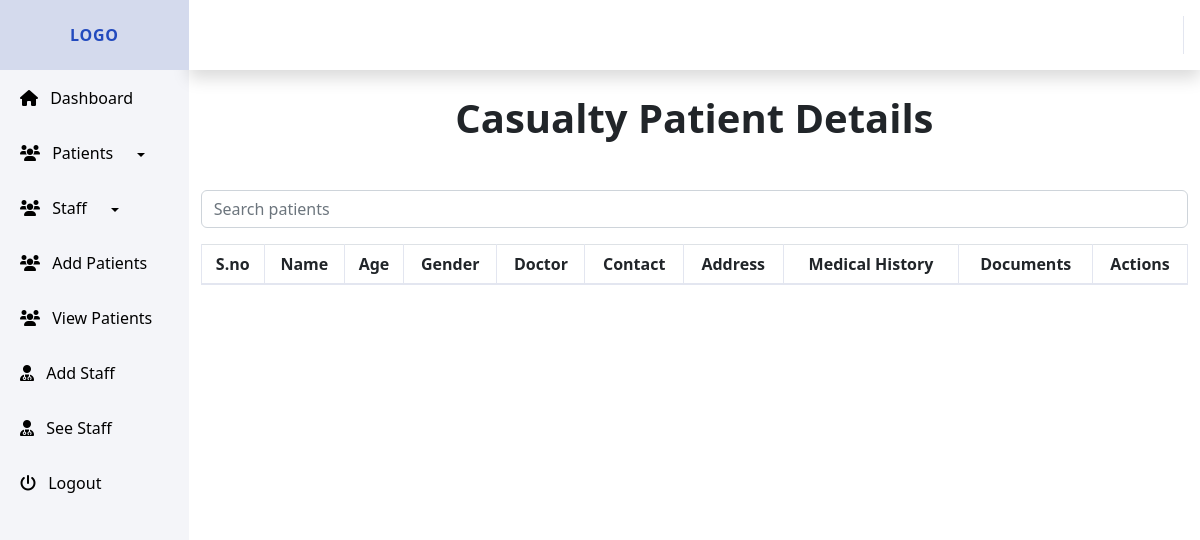
The page /modules/patients/views/causality.php on the database as committed earlier.
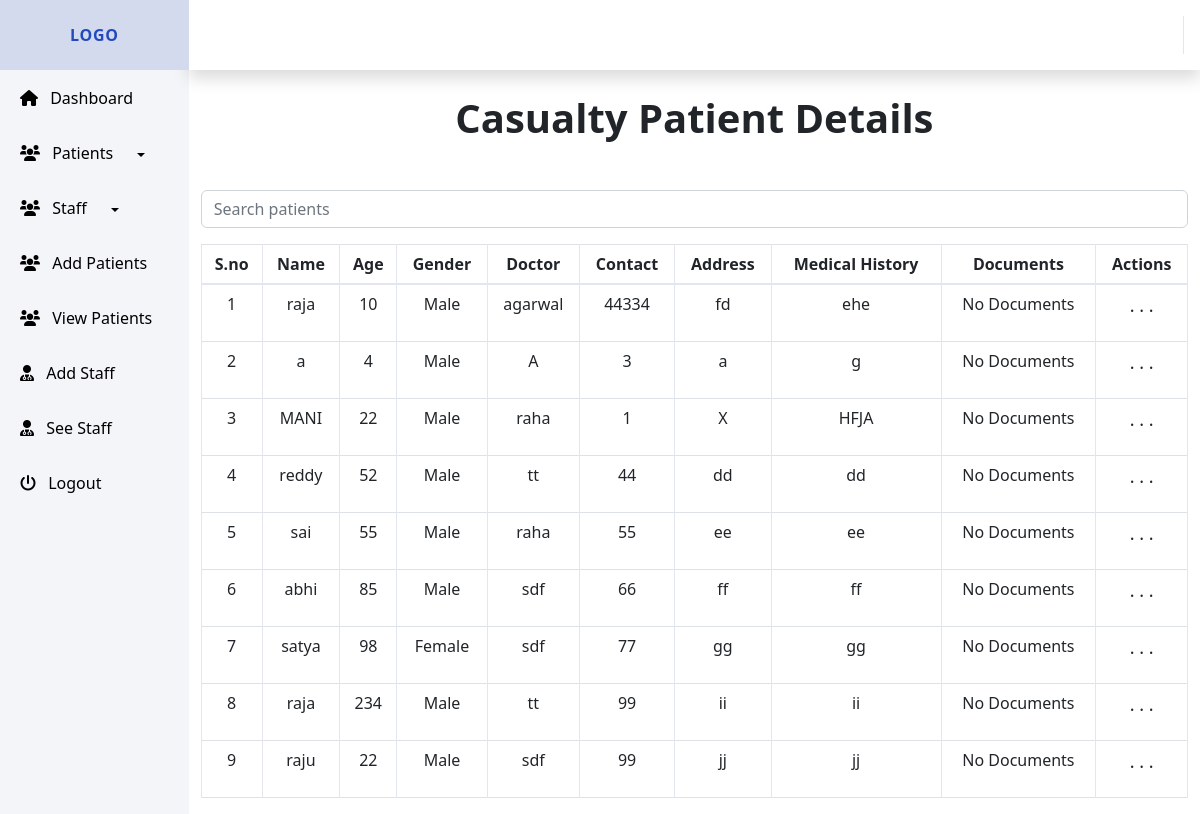
The same page on the database as committed later.
### tables this page shows
CREATE TABLE `patients_opd` (
  `id` int(11) NOT NULL,
  `name` varchar(100) NOT NULL,
  `age` int(11) NOT NULL,
  `gender` enum('Male','Female','Other') NOT NULL,
  `doctor` varchar(255) DEFAULT NULL,
  `contact` varchar(15) NOT NULL,
  `address` text NOT NULL,
  `admission_type` enum('Casualty','OPD') NOT NULL,
  `admission_date` datetime DEFAULT current_timestamp(),
  `medical_history` text DEFAULT NULL,
  `documents` text DEFAULT NULL,
  `created_at` datetime DEFAULT current_timestamp(),
  `updated_at` datetime DEFAULT current_timestamp() ON UPDATE current_timestamp()
);

### modules/patients/views/causality.php (the view, shortened to what this page needs)
<div id="wrapper">
    <?php
    include "../../../includes/sidebar.php";
    include "../../../includes/header.php";
    include "../../../config/db.php";
    $casualty_stmt = $pdo->prepare("SELECT * FROM patients_opd WHERE admission_type = 'Casualty'");
    $casualty_stmt->execute();
    $casualty_patients = $casualty_stmt->fetchAll(PDO::FETCH_ASSOC);
    ?>
    <div id="content-wrapper" class="d-flex flex-column bg-white">
        <div id="content">
            <h1 class="text-center mb-5"><strong>Casualty Patient Details</strong></h1>
            <div class="container mb-3">
                <input type="text" id="patientSearch" class="form-control" placeholder="Search patients">
            </div>
            <div class="container">
                <table class="table table-bordered">
                    <thead>
                        <tr class="text-center">
                            <th>S.no</th>
                            <th>Name</th>
                            <th>Age</th>
                            <th>Gender</th>
                            <th>Doctor</th>
                            <th>Contact</th>
                            <th>Address</th>
                            <th>Medical History</th>
                            <th>Documents</th>
                            <th>Actions</th>
                        </tr>
                    </thead>
                    <tbody id="patientTableBody">
                        <?php foreach ($casualty_patients as $patient): ?>
                            <tr class="text-center patient-row" id="patient-row-<?php echo $patient['id']; ?>">
                                <td class="serial-number"></td>
                                <td><?php echo htmlspecialchars($patient['name']); ?></td>
                                <td><?php echo htmlspecialchars($patient['age']); ?></td>
                                <td><?php echo htmlspecialchars($patient['gender']); ?></td>
                                <td><?php echo htmlspecialchars($patient['doctor']); ?></td>
                                <td><?php echo htmlspecialchars($patient['contact']); ?></td>
                                <td><?php echo htmlspecialchars($patient['address']); ?></td>
                                <td><?php echo htmlspecialchars($patient['medical_history']); ?></td>
                                <td>
                                    <?php
                                    if (!empty($patient['documents'])) {
                                        $documents = explode(',', $patient['documents']);
                                        foreach ($documents as $document) {
                                            echo "<a href='" . htmlspecialchars($document) . "' download>Download Document</a><br>";
                                        }
                                    } else {
                                        echo "No Documents";
                                    }
                                    ?>
                                </td>
                                <td class="text-center">
                                    <div class="dropdown">
                                        <p class="see_more_actions" type="button" id="dropdownMenuButton" data-bs-toggle="dropdown" aria-expanded="false">
                                            . . .
                                        </p>
                                    </div>
                                </td>
                            </tr>
                        <?php endforeach; ?>
                    </tbody>
                </table>
            </div>
        </div>
    </div>
</div>

Rows that differ between the two databases and show on the page:
added patients_opd: name "raja", age "10", gender "Male", doctor "agarwal", contact "44334", address "fd", medical_history "ehe", documents "No Documents"
added patients_opd: name "a", age "4", gender "Male", doctor "A", contact "3", address "a", medical_history "g", documents "No Documents"
added patients_opd: name "MANI", age "22", gender "Male", doctor "raha", contact "1", address "X", medical_history "HFJA", documents "No Documents"
added patients_opd: name "reddy", age "52", gender "Male", doctor "tt", contact "44", address "dd", medical_history "dd", documents "No Documents"
added patients_opd: name "sai", age "55", gender "Male", doctor "raha", contact "55", address "ee", medical_history "ee", documents "No Documents"
added patients_opd: name "abhi", age "85", gender "Male", doctor "sdf", contact "66", address "ff", medical_history "ff", documents "No Documents"
added patients_opd: name "satya", age "98", gender "Female", doctor "sdf", contact "77", address "gg", medical_history "gg", documents "No Documents"
added patients_opd: name "raja", age "234", gender "Male", doctor "tt", contact "99", address "ii", medical_history "ii", documents "No Documents"
added patients_opd: name "raju", age "22", gender "Male", doctor "sdf", contact "99", address "jj", medical_history "jj", documents "No Documents"
